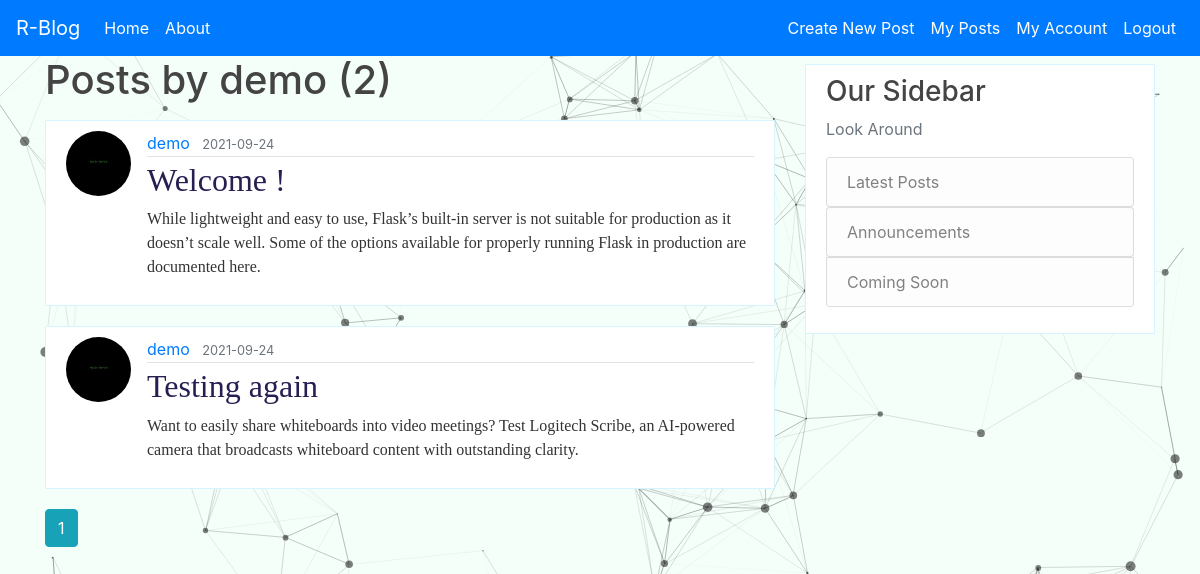
/user/demo (signed in), run on the app's committed database.
### flaskblog/models.py (models this page shows, shortened)
class User(db.Model, UserMixin):
    __table_args__ = {'extend_existing': True}
    id = db.Column(db.Integer, primary_key=True)
    username = db.Column(db.String(20), unique=True, nullable=False)
    email = db.Column(db.String(120), unique=True, nullable=False)
    image_file = db.Column(db.String(20), nullable=False, default='default.jpg')
    password = db.Column(db.String(60), nullable=False)
    posts = db.relationship('Post', backref='author', lazy=True)

class Post(db.Model):
    id = db.Column(db.Integer, primary_key=True)
    title = db.Column(db.String(100), nullable=False)
    date_posted = db.Column(db.DateTime, nullable=False, default=datetime.utcnow)
    content = db.Column(db.Text, nullable=False)
    user_id = db.Column(db.Integer, db.ForeignKey('user.id'), nullable=False)

### flaskblog/users/routes.py (the view)
@users.route("/user/<string:username>")
def user_posts(username):
    page = request.args.get('page', 1, type=int)
    user = User.query.filter_by(username=username).first_or_404()
    posts = Post.query.filter_by(author=user).order_by(Post.date_posted.desc()).paginate(page=page, per_page=5)
    return render_template('user_posts.html', posts=posts,user=user)

### flaskblog/models.py (called while the page is built)
@login_manager.user_loader
def load_user(user_id):
    return User.query.get(int(user_id))

### flaskblog/templates/user_posts.html
{% extends "layout.html" %}
{% block content %}
    {% if current_user.is_authenticated%}
     {% if user.username==current_user.username %}
     <h1 class="mb-3">My Posts ({{ posts.total }})</h1>
     {% else %}
     <h1 class="mb-3">Posts by {{ user.username }} ({{ posts.total }})</h1>
      {% endif %}
      {% else %}
       <h1 class="mb-3">Posts by {{ user.username }} ({{ posts.total }})</h1>
       {% endif %}
    {% for post in posts.items %}
        <article class="media content-section">
          <img class="rounded-circle article-img" src="{{ url_for('static', filename='profile_pics/' + post.author.image_file) }}">
          <div class="media-body">
            <div class="article-metadata">
              <a class="mr-2" href="{{ url_for('users.user_posts', username=post.author.username) }}">{{ post.author.username }}</a>
              <small class="text-muted">{{ post.date_posted.strftime('%Y-%m-%d') }}</small>
            </div>
            <h2><a class="article-title" href="{{ url_for('posts.post', post_id=post.id) }}">{{ post.title }}</a></h2>
            <p class="article-content">{{ post.content }}</p>
          </div>
        </article>
    {% endfor %}
    {% for page_num in posts.iter_pages(left_edge=1, right_edge=1, left_current=1, right_current=2) %}
      {% if page_num %}
        {% if posts.page == page_num %}
          <a class="btn btn-info mb-4" href="{{ url_for('users.user_posts', username=user.username, page=page_num) }}">{{ page_num }}</a>
        {% else %}
          <a class="btn btn-outline-info mb-4" href="{{ url_for('users.user_posts', username=user.username, page=page_num) }}">{{ page_num }}</a>
        {% endif %}
      {% else %}
        ........
      {% endif %}
    {% endfor %}
{% endblock content %}

### flaskblog/static/main.css (style rules this page uses)
body { background: #fafafa; color: #333333; margin-top: 0rem; position: relative; }
h1, h2, h3, h4, h5, h6 { color: #444444; }
.content-section { background: #ffffff; padding: 10px 20px; border: 1px solid #d6f4ff; border-radius: 1px; margin-bottom: 20px; margin-top: 8px; }
.article-title { color: #271f52; font-family: "Times", Times, serif; }
.article-content { white-space: pre-line; font-family: "Times New Roman", Times, serif; }
.article-img { height: 65px; width: 65px; margin-right: 16px; }
.article-metadata { padding-bottom: 1px; margin-bottom: 4px; border-bottom: 1px solid #e3e3e3 }

### data on the page
User: username "demo"
Post: image_file (picture), author.username "demo", date_posted "2021-09-24", title "Welcome !", content "While lightweight and easy to use, Flask’s built-in server is not suitable for production as it doesn’t scale well. Some of the options available for properly running Flask in production are documented here."
Post: image_file (picture), author.username "demo", date_posted "2021-09-24", title "Testing again", content "Want to easily share whiteboards into video meetings? Test Logitech Scribe, an AI-powered camera that broadcasts whiteboard content with outstanding clarity."

### other printed values
{{ posts.total }} "2"
{{ page_num }} "1"
